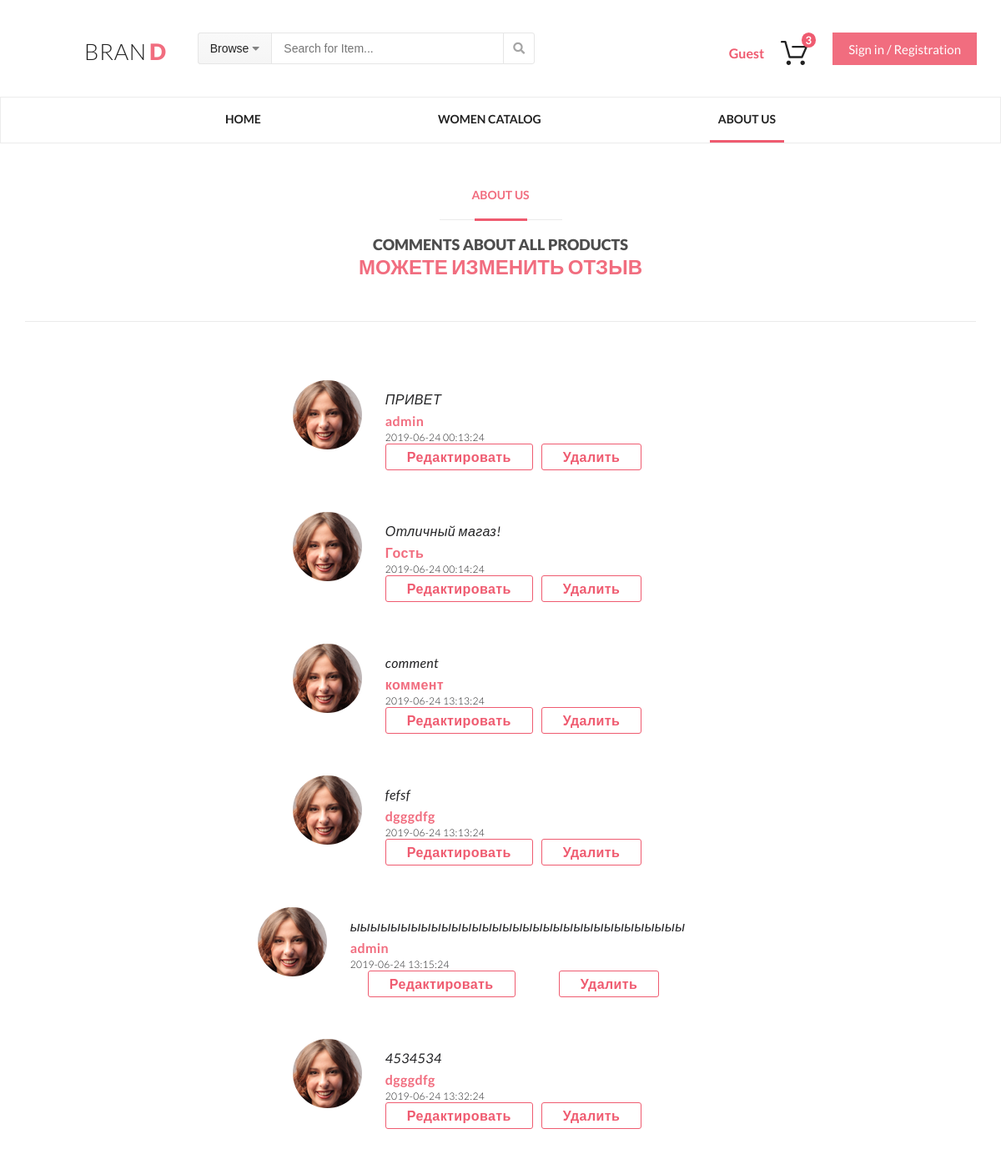
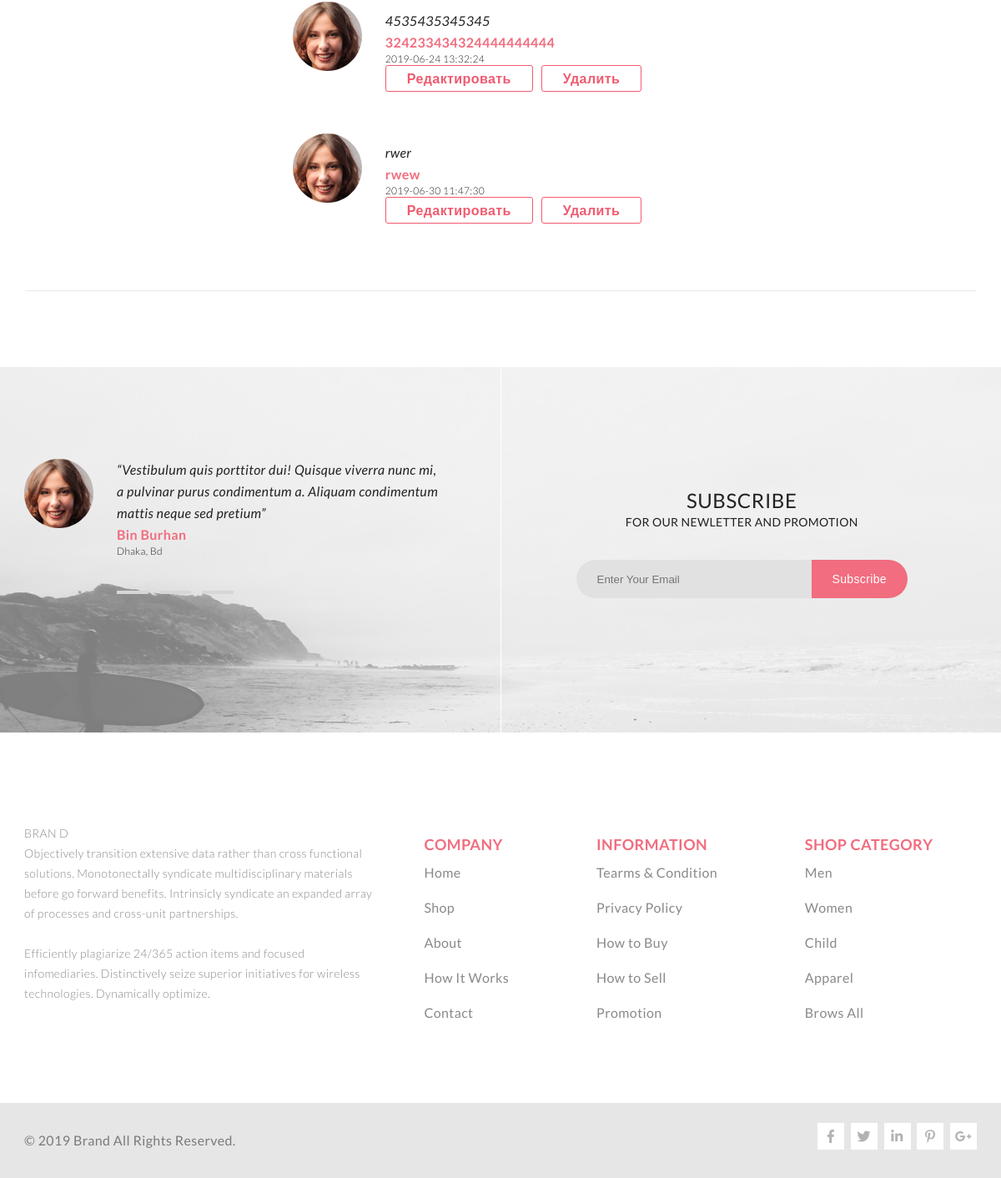
The app's page /about_us/?action=edit&message=edit&id=105 (signed in) with its own data (2 pictures, top to bottom).
### tables this page shows
CREATE TABLE `comments` (
  `id_product` int(11) DEFAULT NULL,
  `id` int(11) NOT NULL,
  `text` varchar(200) NOT NULL,
  `name` varchar(45) NOT NULL,
  `date` datetime DEFAULT NULL,
  `email` varchar(45) DEFAULT NULL
);

### engine/comments.php (called while the page is built, shortened)
<?php
function doFeedbackAction()
{
    if ($_GET['action'] == 'edit') {
        editComment();
    }
}
function messageComment()
{
    if (isset($_GET['message'])) {
        switch ($_GET['message']) {
            case "edit":
                $messageComment = 'Можете изменить отзыв';
                break;
        }
    }
    return $messageComment;
}
function editComment()
{
    $id = (int)$_GET['id'];
    $result = executeQuery("SELECT * FROM comments WHERE id = {$id}");
    $selectedComment = mysqli_fetch_assoc($result);
    return $selectedComment;
}
function getListComments()
{
    return getArrayDB("SELECT * FROM `comments`");
}

### engine/db.php (called while the page is built, shortened)
<?php
function getDB()
{
    static $sqlConnect = null;
    if (is_null($sqlConnect)) {
        $sqlConnect = @mysqli_connect(HOST, USER, PASSWORD, DATABASE)
            or die("Ошибка соединения с БД" . mysqli_connect_error());
    }
    return $sqlConnect;
}
function executeQuery($sql){
    $link = getDB();
    $result = @mysqli_query($link, $sql) or die(mysqli_error($link));
    return $result;
}
function getArrayDB($query) {
    $link = getDB();
    $result = @mysqli_query($link, $query) or die(mysqli_error($link));
    $result_array = [];
    foreach ($result as $row) {
        $result_array[] = $row;
    }
    return $result_array;
}

### engine/controller.php (called while the page is built, shortened)
<?php
function getParamsTemplate($page)
{
    switch ($page) {
        case 'header':
            $paramsTemplate = [
                'countCart' => countCart(),
                'myEmail' => getUser(),
            ];
            break;
        case 'about_us':
            if (isset($_GET['action'])) {
                doFeedbackAction();
            }
            $paramsTemplate = [
                'title' => 'ABOUT US',
                'commentsList' => getListComments(),
                'messageComment' => messageComment(),
                'selectedComment' => editComment(),
            ];
            break;
    }
    return $paramsTemplate;
}

### templates/about_us.php (the view, shortened to what this page needs)
<main class="about_us_page">
    <section class="comments">
        <p class="collection">ABOUT US</p>
        <img src="/img/hot_deals/line-border-pink.png" alt="">
        <p class="heading">comments about all products</p>
        <p class="messageComment"><?= $messageComment ?></p>
    </section>
    <section class="comments">
        <? foreach ($commentsList as $comment) : ?>
            <div>
                <article class="comment">
                    <?= $comment['text'] ?>
                    <br>
                    <address>
                        <?= $comment['name'] ?>
                        <p><?= $comment['date'] ?></p>
                    </address>
                    <div class="buttons">
                        <a href="?action=edit&message=edit&id=<?= $comment['id'] ?>">Редактировать</a>
                        <a href="?action=delete&id=<?= $comment['id'] ?>">Удалить</a>
                    </div>
                </article>
            </div>
        <? endforeach; ?>
    </section>
</main>

### public/style/about_us.css (style rules this page uses)
.about_us_page { position: relative; width: 1142px; margin: 0 auto; }
.comments { padding: 50px 50px 50px; display: flex; flex-direction: column; align-items: center; margin: 0 auto; width: 1140px; }
.comments .comment { margin-top: 20px; background: url(../img/foto_comment.png) no-repeat; padding: 10px 70px 30px 111px; color: #222224; font-size: 16px; font-style: italic; line-height: 26px; letter-spacing: 0.4px; width: 100%; }
.comments .comment address { color: #f16d7f; font-size: 16px; font-weight: 700; letter-spacing: 0.4px; line-height: 26px; font-style: normal; }
.comments .comment address p { color: #222224; font-size: 12px; font-weight: 300; letter-spacing: 0.3px; line-height: 14px; }
.comments .comment .buttons { display: flex; justify-content: space-around; }
.comments .comment button, .comments .comment a { padding: 0px 20px; text-decoration: none !important; display: block; color: #ef5b70; font-size: 16px; font-weight: bold; border-radius: 3px; border: 1px solid #ef5b70; padding: 5px 25px; margin-right: 10px; line-height: 20px; font-style: normal; cursor: pointer; }
.comments .collection { color: #f16d7f; font-size: 14px; font-weight: 700; line-height: 24px; text-transform: uppercase; }
.comments img { margin: 16px; }
.comments .heading { color: #4d4d4d; font-size: 18px; font-weight: 900; line-height: 24px; text-transform: uppercase; }
section { width: 1140px; margin: 0 auto; display: flex; border-bottom: 1px solid #eaeaea; }

### public/style/index.css (style rules this page uses)
body { font-family: Lato, sans-serif; }
* { margin: 0; padding: 0; box-sizing: border-box; }

### templates/about_us.php (style rules this page uses)
.messageComment { color: #f16d7f; font-size: 24px; font-weight: 900; text-transform: uppercase; }

### records on screen
comments: text "ПРИВЕТ", name "admin", date "2019-06-24 00:13:24"
comments: text "Отличный магаз!", name "Гость", date "2019-06-24 00:14:24"
comments: text "comment", name "коммент", date "2019-06-24 13:13:24"
comments: text "fefsf", name "dgggdfg", date "2019-06-24 13:13:24"
comments: text "ыыыыыыыыыыыыыыыыыыыыыыыыыыыыыыыыы", name "admin", date "2019-06-24 13:15:24"
comments: text "4534534", name "dgggdfg", date "2019-06-24 13:32:24"
comments: text "4535435345345", name "324233434324444444444", date "2019-06-24 13:32:24"
comments: text "rwer", name "rwew", date "2019-06-30 11:47:30"

### other values on screen
$myEmail "Guest"
$countCart "3"
$messageComment "МОЖЕТЕ ИЗМЕНИТЬ ОТЗЫВ"
